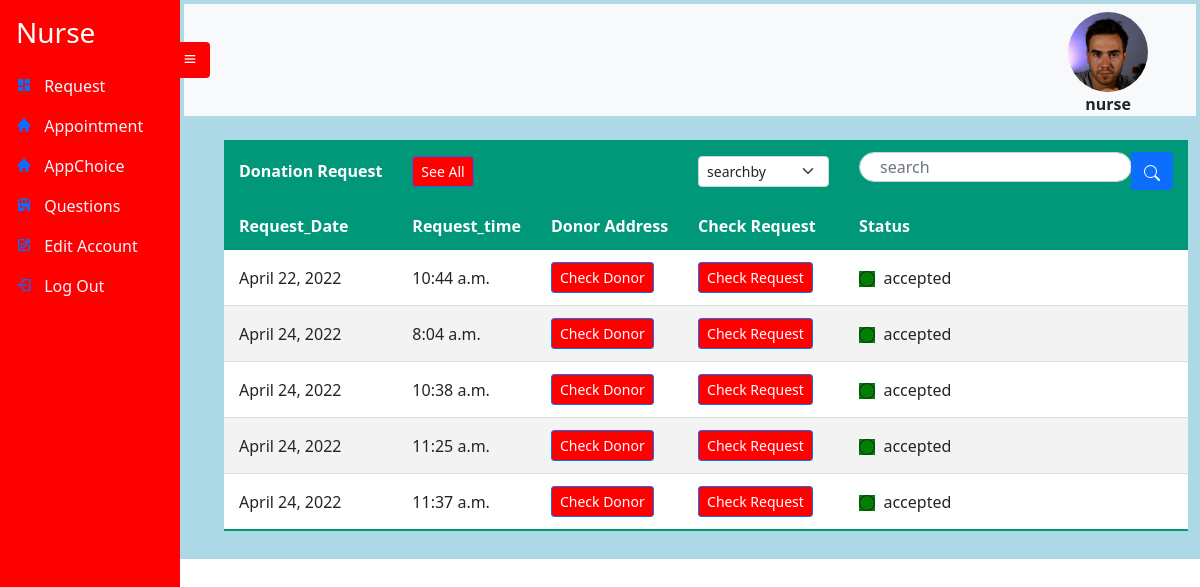
The app's page /donorrequest/notall (signed in), older data.
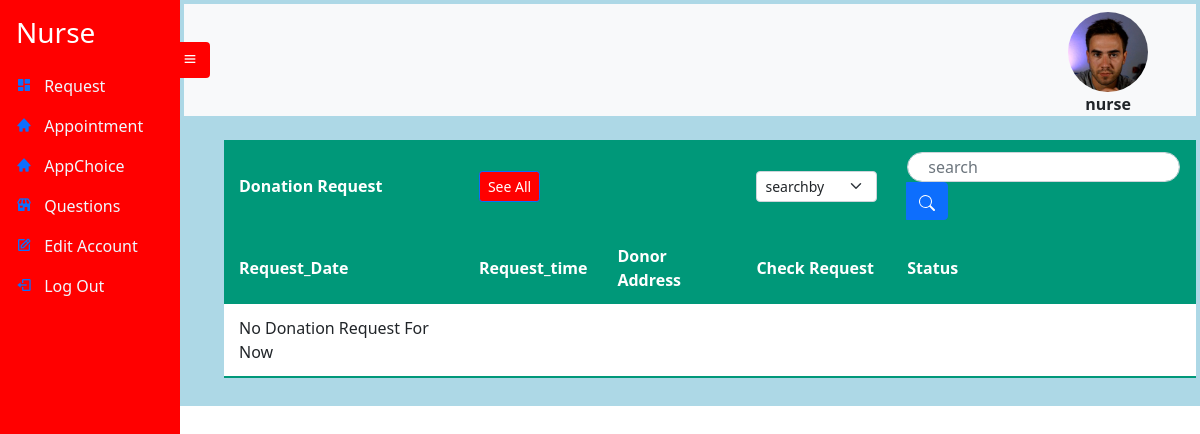
The same page, newer data.
### UserAccount/models.py (models this page shows, shortened)
class UserRegistration(models.Model):
    User_id = models.UUIDField(default=uuid.uuid4, unique=True,
                          primary_key=True, editable=False)
    FirstName = models.CharField(max_length=20 , null=True , blank=True)
    LastName = models.CharField(max_length=20 , null=True , blank=True)
    Address_id = models.OneToOneField(Address , on_delete=models.CASCADE)
    Age = models.IntegerField(null=True , blank=True)
    Account_id = models.OneToOneField(Account , on_delete=models.CASCADE)
    ProfilePic= models.FileField(null=True, blank=True, upload_to='profilepic/', default="profilepic/defaultprofile.jpeg")

class Account(AbstractUser):
    Role = models.CharField(max_length=25, null=True , blank=True)

### Donor/models.py (models this page shows)
class DonationRequestFormResult(models.Model):
    Result_id = models.UUIDField(default=uuid.uuid4, unique=True,
                          primary_key=True, editable=False)
    Donor_id = models.ForeignKey(Donor , null=True , on_delete=models.SET_NULL,blank=True , unique=False)
    HeartDisease = models.CharField(max_length=3, null=True , blank=True ,choices=Answer_choices)
    Kidney_Lung_Bloodpressure_Diabetes_Epilepsy = models.CharField(max_length=3, null=True , blank=True ,  choices=Answer_choices)
    Liverproblems = models.CharField(max_length=3, null=True , blank=True ,choices=Answer_choices)
    STD = models.CharField(max_length=3, null=True , blank=True ,choices=Answer_choices)
    Tattoo_Ear_skin_pierced_lastmonth= models.CharField(max_length=3, null=True , blank=True ,choices=Answer_choices)
    Slpet_Unsafely_OtherThanPartner = models.CharField(max_length=3, null=True , blank=True ,choices=Answer_choices)
    SeriousSkinRepair = models.CharField(max_length=3, null=True , blank=True ,choices=Answer_choices)
    Preagnant = models.CharField(max_length=3, null=True , blank=True,choices=Answer_choices)
    Abortion = models.CharField(max_length=3, null=True , blank=True,choices=Answer_choices)
    BreastFeeding = models.CharField(max_length=3, null=True , blank=True,choices=Answer_choices)
    BloodHealthfulnessInfo = models.CharField(max_length=10, null=True , blank=True,choices=Answer_choices)
    Status = models.CharField(null=True , max_length=11 , blank=True , default='in progress')
    Request_time = models.TimeField(auto_now_add=True , null=True , blank=True)
    Request_Date = models.DateField(auto_now_add=True  , null=True , blank=True)

### Nurse/views.py (the view, shortened to what this page needs)
# urls.py: path('donorrequest/<type>', views.DonationRequest , name='donorrequest'),
def DonationRequest(request , type):
    donreq= None
    donor_account=None
    try:
        if(type=='all'):
            donreq = DonationRequestFormResult.objects.all()
        elif(type=='notall'):
            donreq = DonationRequestFormResult.objects.all()[0:5]
    except:
        donreq = None
    try:
        donor =Donor.objects.filter(Donor_id = donreq.Donor_id)
        donor_account = Address.objects.filter(Address_id =donor.Address_id)
    except:
        donor_account=None
    context = {'account':Userstate(request)['account'] ,'donor_account':donor_account, 'donationrequest': donreq}
    return render (request , 'nurse/donationrequest.html' , context)

### Donor/models.py (called while the page is built)
    def __str__(self):
        return str(self.Donor_id)

### Nurse/views.py (called while the page is built)
def Userstate(request):  # for getting the state of the user
    state = request.user
    account = UserRegistration.objects.get(Account_id=state.id)
    context={'account':account}
    return context

### templates/nurse/donationrequest.html (shortened to what this page needs)
{% extends 'nurse/nurse.html' %}
{% block content %}
<br>
<table class="styled-table">
    <thead>
         <tr>
           <th>Donation Request</th>
           <th><a href="{% url 'donorrequest' 'all' %}"><button type="button" class="btn btn-primary btn-sm" style= "background-color: red;">See All</button></a>
          <th></th>
          </th>
            <form method="post" action="{% url 'donorrequest' 'searched' %}">
            <th>
              <select class="form-select form-select-sm" name='searchby' aria-label=".form-select-sm example">
              <option selected>searchby</option>
            </select></th>
            <th>
              <div class="input-group">
                <div class="form-outline">
                  <input type="search" id="form1" name='searched' placeholder="search" class="form-control" />
                </div>
                <button type="submit"  class="btn btn-primary">
                </button>
              </div>
            </th>
          </form>
          </tr>
          <tr >
            <th>Request_Date</th>
            <th>Request_time</th>
            <th>Donor Address</th>
            <th>Check Request</th>
            <th>Status</th>
        </tr>
    </thead>
    <tbody>
      {% if donationrequest %}
      {% for dr in donationrequest %}
       <tr>
        <td>{{ dr.Request_Date }}</td>
         <td>{{ dr.Request_time }}</td>
          <td><a href="{% url 'donoraddress' dr.Donor_id %}"><button type="button" class="btn btn-primary btn-sm" style= "background-color: red;">Check Donor</button></a>
            <td><a href="{% url 'checkrequest' dr.Result_id %}"><button type="button" class="btn btn-primary btn-sm" style= "background-color: red;">Check Request</button></a>
         {% if dr.Status == 'in progress' %}
         <td><svg xmlns="http://www.w3.org/2000/svg" width="16" height="16" fill="currentColor" s class="bi bi-circle" viewBox="0 0 16 16" style="background-color:yellow">
          <path d="M8 15A7 7 0 1 1 8 1a7 7 0 0 1 0 14zm0 1A8 8 0 1 0 8 0a8 8 0 0 0 0 16z"/>
        </svg>
         {% elif  dr.Status == 'accepted' %}
         <td><svg xmlns="http://www.w3.org/2000/svg" width="16" height="16" fill="currentColor" s class="bi bi-circle" viewBox="0 0 16 16" style="background-color:green">
          <path d="M8 15A7 7 0 1 1 8 1a7 7 0 0 1 0 14zm0 1A8 8 0 1 0 8 0a8 8 0 0 0 0 16z"/>
        </svg>
        {% elif  dr.Status == 'rejected' %}
        <td><svg xmlns="http://www.w3.org/2000/svg" width="16" height="16" fill="currentColor" s class="bi bi-circle" viewBox="0 0 16 16" style="background-color:red">
          <path d="M8 15A7 7 0 1 1 8 1a7 7 0 0 1 0 14zm0 1A8 8 0 1 0 8 0a8 8 0 0 0 0 16z"/>
        </svg>{% endif %}
        &nbsp;{{ dr.Status}}</td>
       </tr>
      {% endfor %}
      {% else %}
      <tr>
       <td>No Donation Request For Now </td>
       <td></td>
       <td></td>
       <td></td>
       <td></td>
     </tr>
     {% endif %}
      </tbody>
  </table>
  <br>
{% endblock %}

### templates/nurse/nurse.html (shortened to what this page needs)
{% extends 'sidebarbase.html' %}
{% block content1 %}
<div
      class="side-navbar active-nav d-flex justify-content-between flex-wrap flex-column"
      id="sidebar"
    >
      <ul class="nav flex-column text-white w-100">
        <a href="{% url 'donorrequest' 'notall' %}" class="nav-link h3 text-white my-2">
          Nurse
        </a>
        <li class="nav-link">
          <i class="bx bxs-dashboard"></i>
          <span class="mx-2" ><a class="inner-anchor"  href="{% url 'donorrequest' 'notall' %}"> Request</a></span>
        </li>
        <li class="nav-link">
          <i class="bx bxs-home"></i>
          <span class="mx-2" ><a class="inner-anchor" href="{% url 'checkappointment' 'notall' %}"> Appointment</a></span>
        </li>
        <li class="nav-link">
          <i class="bx bxs-home"></i>
          <span class="mx-2" ><a class="inner-anchor" href="{% url 'appointmentchoices' 'notall' %}"> AppChoice</a></span>
        </li>
        <li class="nav-link">
          <i class="bx bxs-store"></i>
          <span class="mx-2" ><a class="inner-anchor" href="{% url 'donorquestions' 'notall' %}"> Questions </a></span>
        </li>
        <li class="nav-link">
          <i class="bx bx-edit"></i>
          <span class="mx-2" ><a class="inner-anchor" href="{% url 'editpassword' %}"> Edit Account</a></span>
        </li>
        <li class="nav-link">
          <i class="bx bx-log-out"></i>
          <span class="mx-2" ><a class="inner-anchor" href="{% url 'logout' %}" > Log Out </a></span>
        </li>
      </ul>
    </div>
    <div class="p-1 my-container active-cont" style="background-color:lightblue">
      <nav class="navbar top-navbar navbar-light bg-light px-5">
        <a class="btn border-0" id="menu-btn"><i class="bx bx-menu"></i></a>
        <figure id="image">
          <img src="/static/images/{{ account.ProfilePic }}" style="height: 80px;
          width: 80px;
          border-radius: 50%; " >
          <figcaption  style="text-align: center;"><b>{{user.username}}</b></figcaption>
        </figure>
              </nav>
      {% block content %}
      {% endblock %}
{% endblock %}

### templates/sidebarbase.html (shortened to what this page needs)
<!DOCTYPE html>
{% load static %}
<html lang="en">
  <head>
    <link
      href="https://cdn.jsdelivr.net/npm/bootstrap@5.0.0-beta2/dist/css/bootstrap.min.css"
      rel="stylesheet"
    />
    <link
      href="https://cdn.jsdelivr.net/npm/boxicons@2.0.5/css/boxicons.min.css"
      rel="stylesheet"
    />
    <link href="{% static 'styles/sidebar.css' %}" rel="stylesheet">
  </head>
  <body>
  {% block content1 %}
  {% endblock content1 %}
</body>
</html>

### static/styles/sidebar.css (style rules this page uses)
* { margin: 0; padding: 0; box-sizing: border-box; }
body { min-height: 100vh; background-color: #fff; }
.side-navbar { width: 180px; height: 100%; position: fixed; margin-left: -300px; background-color: red; transition: 0.5s; }
.my-container { transition: 0.4s; }
.active-nav { margin-left: 0; }
.active-cont { margin-left: 180px; }
#menu-btn { background-color: red ; color: #fff; margin-left: -62px; }
#image { max-width: 300px; height: 80px; border-radius: 50%; top: 10px; right: 0px; }
.my-container input { border-radius: 2rem; padding: 2px 20px; }
.inner-anchor { color: aliceblue; text-decoration: black; }
.styled-table thead tr { background-color: #009879; color: #ffffff; text-align: left; }
.styled-table th, .styled-table td { padding: 12px 15px; }
.styled-table tbody tr { border-bottom: 1px solid #dddddd; }
.styled-table tbody tr:last-of-type { border-bottom: 2px solid #009879; }
.styled-table { margin-left: 40px; }
.styled-table tbody { background-color: white; }

Row changes from the older to the newer data that the page shows:
removed DonationRequestFormResult: Request_Date "April 22, 2022", Request_time "10:44 a.m.", Status "accepted"
removed DonationRequestFormResult: Request_Date "April 24, 2022", Request_time "8:04 a.m.", Status "accepted"
removed DonationRequestFormResult: Request_Date "April 24, 2022", Request_time "10:38 a.m.", Status "accepted"
removed DonationRequestFormResult: Request_Date "April 24, 2022", Request_time "11:25 a.m.", Status "accepted"
removed DonationRequestFormResult: Request_Date "April 24, 2022", Request_time "11:37 a.m.", Status "accepted"
Text that changed along with them:
text now shown: "No Donation Request For Now"
